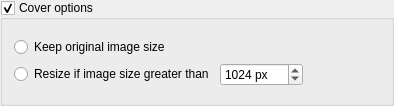
<?xml version="1.0" encoding="UTF-8"?>
<ui version="4.0">
 <class>CoverGroupBox</class>
 <widget class="QGroupBox" name="CoverGroupBox">
  <property name="geometry">
   <rect>
    <x>0</x>
    <y>0</y>
    <width>394</width>
    <height>106</height>
   </rect>
  </property>
  <property name="windowTitle">
   <string notr="true">Form</string>
  </property>
  <property name="title">
   <string notr="true">Cover options</string>
  </property>
  <property name="flat">
   <bool>true</bool>
  </property>
  <property name="checkable">
   <bool>true</bool>
  </property>
  <layout class="QVBoxLayout" name="verticalLayout">
   <item>
    <layout class="QGridLayout" name="coverImageLayout">
     <item row="0" column="0" colspan="2">
      <widget class="QRadioButton" name="keepSizeButton">
       <property name="text">
        <string comment="Cover image option on the preferences dialog">Keep original image size</string>
       </property>
      </widget>
     </item>
     <item row="1" column="1">
      <widget class="QSpinBox" name="resizeSpinBox">
       <property name="specialValueText">
        <string/>
       </property>
       <property name="suffix">
        <string> px</string>
       </property>
       <property name="minimum">
        <number>50</number>
       </property>
       <property name="maximum">
        <number>100000</number>
       </property>
       <property name="singleStep">
        <number>50</number>
       </property>
       <property name="value">
        <number>1024</number>
       </property>
      </widget>
     </item>
     <item row="1" column="0">
      <widget class="QRadioButton" name="scaleButton">
       <property name="text">
        <string comment="Cover image option on the preferences dialog">Resize if image size greater than</string>
       </property>
      </widget>
     </item>
     <item row="1" column="2">
      <spacer name="horizontalSpacer_4">
       <property name="orientation">
        <enum>Qt::Horizontal</enum>
       </property>
       <property name="sizeHint" stdset="0">
        <size>
         <width>40</width>
         <height>20</height>
        </size>
       </property>
      </spacer>
     </item>
    </layout>
   </item>
  </layout>
 </widget>
 <resources/>
 <connections/>
</ui>
